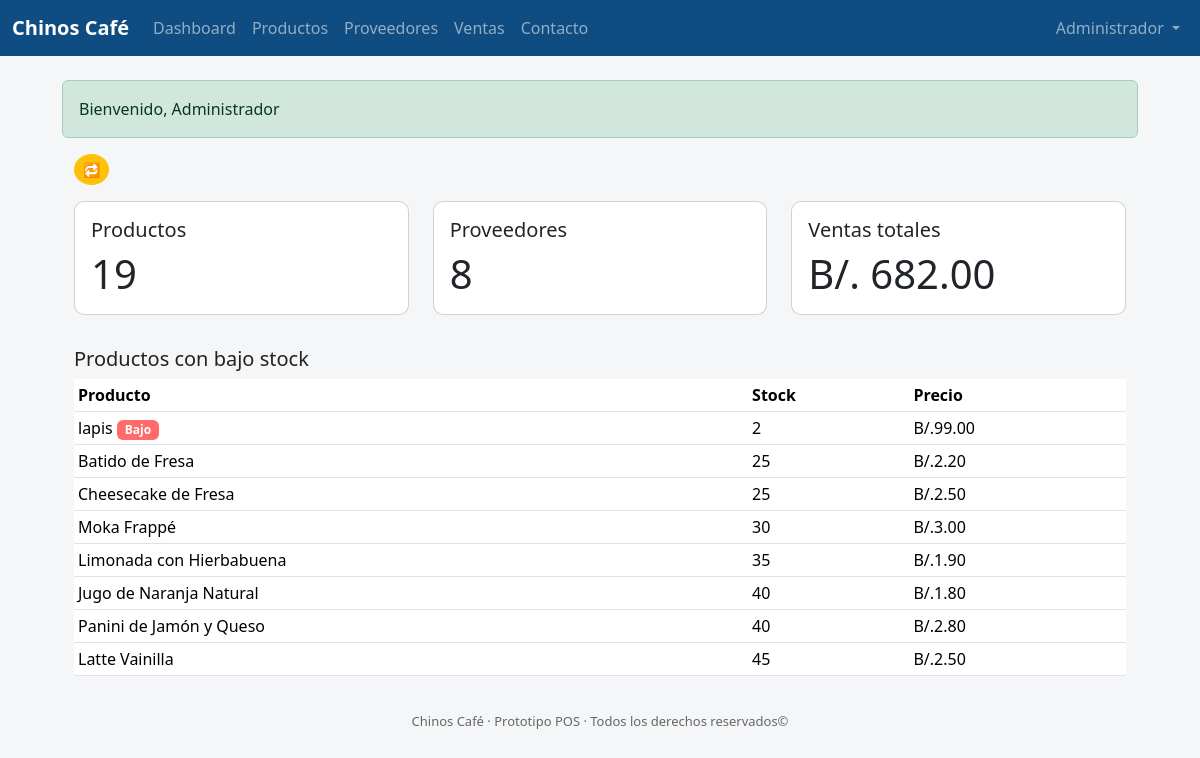
Page /chinoscafe/index.php (signed in) on the committed database.
### tables this page shows
CREATE TABLE `users` (
  `id` int(11) NOT NULL,
  `username` varchar(100) NOT NULL,
  `password_hash` varchar(255) NOT NULL,
  `full_name` varchar(150) DEFAULT NULL,
  `created_at` timestamp NOT NULL DEFAULT current_timestamp()
);

CREATE TABLE `products` (
  `id` int(11) NOT NULL,
  `supplier_id` int(11) DEFAULT NULL,
  `code` varchar(50) DEFAULT NULL,
  `name` varchar(200) NOT NULL,
  `description` text DEFAULT NULL,
  `price` decimal(10,2) NOT NULL DEFAULT 0.00,
  `stock` int(11) NOT NULL DEFAULT 0,
  `created_at` timestamp NOT NULL DEFAULT current_timestamp()
);

### chinoscafe/auth.php (called while the page is built, shortened)
<?php
require_once 'db.php';
function flash_get() {
    if (!empty($_SESSION['flash'])) {
        $f = $_SESSION['flash'];
        return $f;
    }
    return null;
}
function current_user() {
    global $mysqli;
    $id = intval($_SESSION['user_id']);
    $res = $mysqli->query("SELECT id, username, full_name FROM users WHERE id = $id LIMIT 1");
    if ($res && $res->num_rows) {
        $cache = $res->fetch_assoc();
        return $cache;
    }
    return null;
}

### chinoscafe/index.php (the view, shortened to what this page needs)
<?php
require_once 'db.php';
require_once 'auth.php';
$res = $mysqli->query("SELECT COUNT(*) as c FROM products");
$prod = $res->fetch_assoc()['c'] ?? 0;
$res = $mysqli->query("SELECT COUNT(*) as c FROM suppliers");
$sup = $res->fetch_assoc()['c'] ?? 0;
$res = $mysqli->query("SELECT COALESCE(SUM(total),0) as s FROM sales");
$sales_sum = $res->fetch_assoc()['s'] ?? 0;
include 'header.php';
?>
<div class="container-fluid" style="margin-top: 15px;">
  <div class="d-flex justify-content-start">
    <button id="syncBtn" class="btn btn-warning btn-sm" title="Sincronizar con la VM" style="border-radius: 50%;">
      🔁
    </button>
  </div>
</div>
<div class="container mt-3">
  <div class="row">
    <div class="col-md-4">
      <div class="card mb-3"><div class="card-body">
        <h5 class="card-title">Productos</h5>
        <p class="card-text display-6"><?php echo intval($prod); ?></p>
      </div></div>
    </div>
    <div class="col-md-4">
      <div class="card mb-3"><div class="card-body">
        <h5 class="card-title">Proveedores</h5>
        <p class="card-text display-6"><?php echo intval($sup); ?></p>
      </div></div>
    </div>
    <div class="col-md-4">
      <div class="card mb-3"><div class="card-body">
        <h5 class="card-title">Ventas totales</h5>
        <p class="card-text display-6">B/. <?php echo number_format($sales_sum,2); ?></p>
      </div></div>
    </div>
  </div>
  <h5 class="mt-3">Productos con bajo stock</h5>
  <table class="table table-sm">
    <thead><tr><th>Producto</th><th>Stock</th><th>Precio</th></tr></thead>
    <tbody>
    <?php
    $q = $mysqli->query("SELECT id, name, stock, price FROM products ORDER BY stock ASC LIMIT 8");
    while($r = $q->fetch_assoc()){
      $badge = $r['stock'] <= 3 ? '<span class="badge badge-low">Bajo</span>' : '';
      echo "<tr><td>".htmlspecialchars($r['name'])." $badge</td><td>{$r['stock']}</td><td>B/.".number_format($r['price'],2)."</td></tr>";
    }
    ?>
    </tbody>
  </table>
</div>
<?php include 'footer.php'; ?>

### chinoscafe/header.php (shortened to what this page needs)
<?php
require_once 'db.php';
require_once 'auth.php';
$flash = flash_get();
$user = current_user();
?>
<!doctype html>
<html>
<head>
  <link href="https://cdn.jsdelivr.net/npm/bootstrap@5.3.2/dist/css/bootstrap.min.css" rel="stylesheet">
  <link rel="stylesheet" href="assets/css/style.css">
</head>
<body>
<nav class="navbar navbar-expand-lg navbar-dark" style="background:#0f4c81;">
  <div class="container-fluid">
    <a class="navbar-brand" href="index.php">Chinos Café</a>
    <div class="collapse navbar-collapse" id="navMenu">
      <ul class="navbar-nav me-auto mb-2 mb-lg-0">
        <li class="nav-item"><a class="nav-link" href="index.php">Dashboard</a></li>
        <li class="nav-item"><a class="nav-link" href="products.php">Productos</a></li>
        <li class="nav-item"><a class="nav-link" href="suppliers.php">Proveedores</a></li>
        <li class="nav-item"><a class="nav-link" href="sales.php">Ventas</a></li>
        <li class="nav-item"><a class="nav-link" href="contact.php">Contacto</a></li>
      </ul>
      <ul class="navbar-nav ms-auto">
        <?php if ($user): ?>
          <li class="nav-item dropdown">
            <a class="nav-link dropdown-toggle" href="#" id="userMenu" role="button" data-bs-toggle="dropdown" aria-expanded="false">
              <?php echo htmlspecialchars($user['full_name'] ?: $user['username']); ?>
            </a>
          </li>
        <?php else: ?>
          <li class="nav-item"><a class="nav-link" href="login.php">Ingresar</a></li>
        <?php endif; ?>
      </ul>
    </div>
  </div>
</nav>
<div class="container my-4">
  <?php if ($flash): ?>
    <div class="alert alert-<?php echo ($flash['type']==='error' ? 'danger' : ($flash['type']==='warning'?'warning':'success')); ?>">
      <?php echo htmlspecialchars($flash['msg']); ?>
    </div>
  <?php endif; ?>

### chinoscafe/footer.php (shortened to what this page needs)
</div>
<footer class="footer-note">
  Chinos Café &middot; Prototipo POS &middot; Todos los derechos reservados©
</footer>
</body>
</html>

### chinoscafe/assets/css/style.css (style rules this page uses)
body { background:#f4f6f8; color:#222; }
.card { border-radius:10px; }
.navbar-brand { font-weight:700; }
.container { max-width:1100px; }
.table td, .table th { vertical-align: middle; }
.footer-note { font-size:13px; color:#666; padding:12px 0; text-align:center; }
.badge-low { background:#ff6b6b; color:white; }

### rows in the picture
users: full_name "Administrador"
products: name "lapis", shows "Bajo", stock "2", price "99.00"
products: name "Batido de Fresa", stock "25", price "2.20"
products: name "Cheesecake de Fresa", stock "25", price "2.50"
products: name "Moka Frappé", stock "30", price "3.00"
products: name "Limonada con Hierbabuena", stock "35", price "1.90"
products: name "Jugo de Naranja Natural", stock "40", price "1.80"
products: name "Panini de Jamón y Queso", stock "40", price "2.80"
products: name "Latte Vainilla", stock "45", price "2.50"

### other values in the picture
$flash['msg'] "Bienvenido, Administrador"
$prod "19"
$sup "8"
$sales_sum "682.00"
